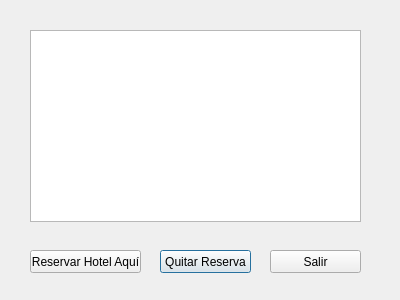
<?xml version="1.0" encoding="UTF-8"?>
<ui version="4.0">
 <class>verReservas</class>
 <widget class="QDialog" name="verReservas">
  <property name="geometry">
   <rect>
    <x>0</x>
    <y>0</y>
    <width>400</width>
    <height>300</height>
   </rect>
  </property>
  <property name="windowTitle">
   <string>Dialog</string>
  </property>
  <widget class="QListWidget" name="listWidget_reservas">
   <property name="geometry">
    <rect>
     <x>30</x>
     <y>30</y>
     <width>331</width>
     <height>192</height>
    </rect>
   </property>
  </widget>
  <widget class="QPushButton" name="quitarReserva">
   <property name="geometry">
    <rect>
     <x>160</x>
     <y>250</y>
     <width>91</width>
     <height>23</height>
    </rect>
   </property>
   <property name="text">
    <string>Quitar Reserva</string>
   </property>
  </widget>
  <widget class="QPushButton" name="salir_R">
   <property name="geometry">
    <rect>
     <x>270</x>
     <y>250</y>
     <width>91</width>
     <height>23</height>
    </rect>
   </property>
   <property name="text">
    <string>Salir</string>
   </property>
  </widget>
  <widget class="QPushButton" name="reservarHotel">
   <property name="geometry">
    <rect>
     <x>30</x>
     <y>250</y>
     <width>111</width>
     <height>23</height>
    </rect>
   </property>
   <property name="text">
    <string>Reservar Hotel Aquí</string>
   </property>
  </widget>
 </widget>
 <resources/>
 <connections/>
</ui>
